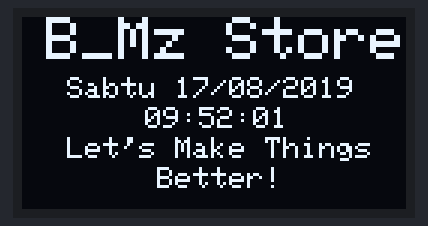
A sketch run on a simulated ESP8266 (NodeMCU). Shown: 128×64 one-colour display.

Above: at 0.1 s.
At 4.2 s:
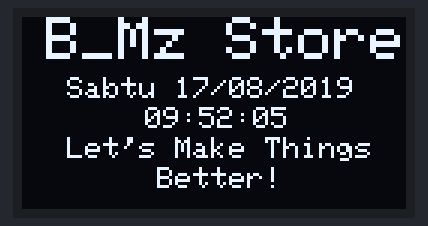
At 8.3 s:
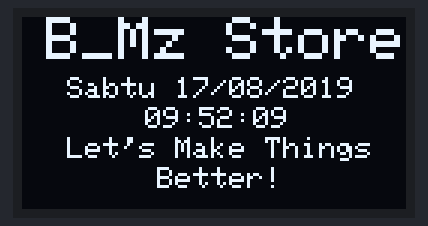
At 18.6 s:
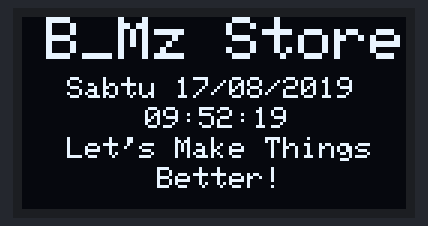
At 26.8 s:
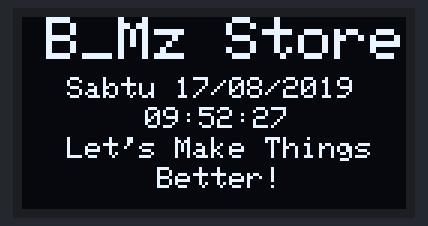
At 38.1 s:
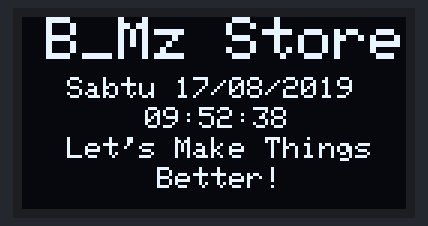

Measured:
- what the display in image 2 shows lasts 1.0 s, from 8.3 s to 9.3 s

The sketch:

Project_11_Interface_Nodemcu_dengan_LCD_OLED.ino
```cpp
#include <SPI.h>
#include <Wire.h>
#include <Adafruit_GFX.h>
#include <Adafruit_SSD1306.h>
//Koneksi LCD-> SCL Ke D1 dan SDA ke D2
#define OLED_RESET D5
/* Object named display, of the class Adafruit_SSD1306 */
Adafruit_SSD1306 display(OLED_RESET);

#if (SSD1306_LCDHEIGHT != 64)
#error("Height incorrect, please fix Adafruit_SSD1306.h!");
#endif

uint8_t s = 0, m = 52, h = 9;

void setup()   {
  display.begin(SSD1306_SWITCHCAPVCC, 0x3C); /* Initialize display with address 0x3C */
  display.clearDisplay();  /* Clear display */
   /* Select font size of text. Increases with size of argument. */
  display.setTextColor(WHITE);  /* Color of text*/
}

void loop() {
  updateWatch();/* Every second increment clock and display */
  delay(1000);
}

void updateWatch() {
  s = s + 1;
  if (s == 60) {
    s = 0;
    m = m + 1;
  }
  if (m == 60) {
    m = 0;
    h = h + 1;
  }
  if (h == 13)
    h = 1;

  writeOLED();
}

void writeOLED(){
  char time[30];
  display.clearDisplay();  /* Clear display */
  sprintf(time, "%02d:%02d:%02d", h, m, s);
  display.setTextSize(2);
  drawStr(8, 0, "B_Mz Store");
  display.setTextSize(1);
  drawStr(15, 20, "Sabtu 17/08/2019");
  drawStr(41, 30, time);
  drawStr(15, 40, "Let's Make Things");
  drawStr(45, 50, "Better!");
  display.display();
}

void drawStr(uint8_t x, uint8_t y, char* str){
  display.setCursor(x, y);  /* Set x,y coordinates */
  display.println(str);
}
```
